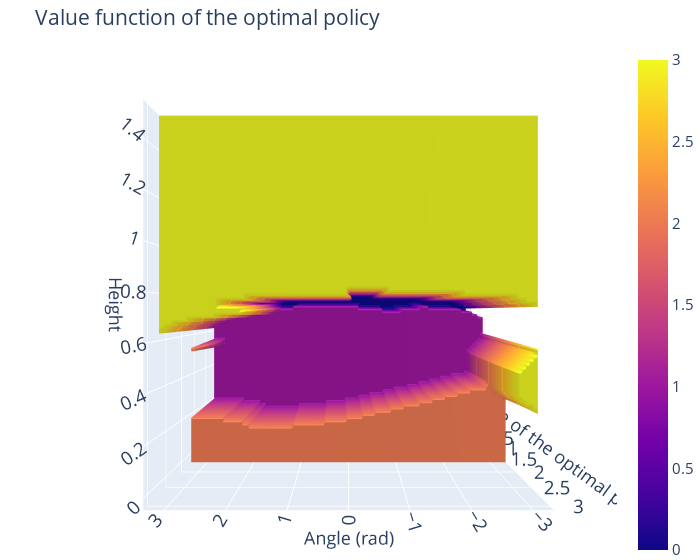

Notebook code for this chart:
### Code cell
def vectorized_Q(X, Y, Q):
    Z = np.zeros(shape=(X.shape[0], Y.shape[0]))
    for i, x in enumerate(X):
        for j, y in enumerate(Y):
            state = torch.tensor(np.array([0, x, 0, 0, y, 0, 0, 0]), dtype=torch.float32, requires_grad=False)
            Z[i, j] = torch.argmax(Q(state))
    return Z

Q = torch.load("neural-network.pth")

X = np.linspace(0., 1.5, 100)
Y = np.linspace(-np.pi, np.pi, 100)
Z = vectorized_Q(X, Y, Q) 
config = {
  'toImageButtonOptions': {
    'format': 'png', # one of png, svg, jpeg, webp
    'filename': 'global_value_function',
    'height': 500,
    'width': 700,
    'scale':6 # Multiply title/legend/axis/canvas sizes by this factor
  }
}

z = Z
x, y = X, Y
fig = go.Figure(data=[go.Surface(z=z, x=x, y=y)])

fig.update_layout(scene = dict(
                    xaxis_title='Height ',
                    yaxis_title='Angle (rad)',
                    zaxis_title='Value of the optimal policy'),
                    title='Value function of the optimal policy',
                    width=700,
                    margin=dict(pad=150, t=50, b=0),
                    yaxis=dict(
                    titlefont=dict(size=80)),
                    font=dict( size=15),
                    scene_camera=dict(eye=dict(x=0., y=0., z=2)
                    ))

fig.update_traces(contours_z=dict(show=True, usecolormap=True,
                highlightcolor="limegreen", project_z=False))
fig.show(config=config)

### Figure 1 — Plotly figure (JSON) as saved in the notebook; plotly's stock layout.template omitted (floating-point values rounded to 4 significant figures; data arrays with more than 128 entries replaced by an {"elided": "..."} marker saying what was removed)
{"data": [{"contours": {"z": {"highlightcolor": "limegreen", "project": {"z": false}, "show": true, "usecolormap": true}}, "type": "surface", "x": [0, 0.01515, 0.0303, 0.04545, 0.06061, 0.07576, 0.09091, 0.1061, 0.1212, 0.1364, 0.1515, 0.1667, 0.1818, 0.197, 0.2121, 0.2273, 0.2424, 0.2576, 0.2727, 0.2879, 0.303, 0.3182, 0.3333, 0.3485, 0.3636, 0.3788, 0.3939, 0.4091, 0.4242, 0.4394, 0.4545, 0.4697, 0.4848, 0.5, 0.5152, 0.5303, 0.5455, 0.5606, 0.5758, 0.5909, 0.6061, 0.6212, 0.6364, 0.6515, 0.6667, 0.6818, 0.697, 0.7121, 0.7273, 0.7424, 0.7576, 0.7727, 0.7879, 0.803, 0.8182, 0.8333, 0.8485, 0.8636, 0.8788, 0.8939, 0.9091, 0.9242, 0.9394, 0.9545, 0.9697, 0.9848, 1, 1.015, 1.03, 1.045, 1.061, 1.076, 1.091, 1.106, 1.121, 1.136, 1.152, 1.167, 1.182, 1.197, 1.212, 1.227, 1.242, 1.258, 1.273, 1.288, 1.303, 1.318, 1.333, 1.348, 1.364, 1.379, 1.394, 1.409, 1.424, 1.439, 1.455, 1.47, 1.485, 1.5], "y": [-3.142, -3.078, -3.015, -2.951, -2.888, -2.824, -2.761, -2.697, -2.634, -2.57, -2.507, -2.443, -2.38, -2.317, -2.253, -2.19, -2.126, -2.063, -1.999, -1.936, -1.872, -1.809, -1.745, -1.682, -1.618, -1.555, -1.491, -1.428, -1.365, -1.301, -1.238, -1.174, -1.111, -1.047, -0.9837, -0.9203, -0.8568, -0.7933, -0.7299, -0.6664, -0.6029, -0.5395, -0.476, -0.4125, -0.3491, -0.2856, -0.2221, -0.1587, -0.0952, -0.03173, 0.03173, 0.0952, 0.1587, 0.2221, 0.2856, 0.3491, 0.4125, 0.476, 0.5395, 0.6029, 0.6664, 0.7299, 0.7933, 0.8568, 0.9203, 0.9837, 1.047, 1.111, 1.174, 1.238, 1.301, 1.365, 1.428, 1.491, 1.555, 1.618, 1.682, 1.745, 1.809, 1.872, 1.936, 1.999, 2.063, 2.126, 2.19, 2.253, 2.317, 2.38, 2.443, 2.507, 2.57, 2.634, 2.697, 2.761, 2.824, 2.888, 2.951, 3.015, 3.078, 3.142], "z": {"elided": "100x100 int values"}}], "layout": {"font": {"size": 15}, "margin": {"b": 0, "pad": 150, "t": 50}, "scene": {"camera": {"eye": {"x": 0, "y": 0, "z": 2}}, "xaxis": {"title": {"text": "Height "}}, "yaxis": {"title": {"text": "Angle (rad)"}}, "zaxis": {"title": {"text": "Value of the optimal policy"}}}, "title": {"text": "Value function of the optimal policy"}, "width": 700, "yaxis": {"title": {"font": {"size": 80}}}}}
